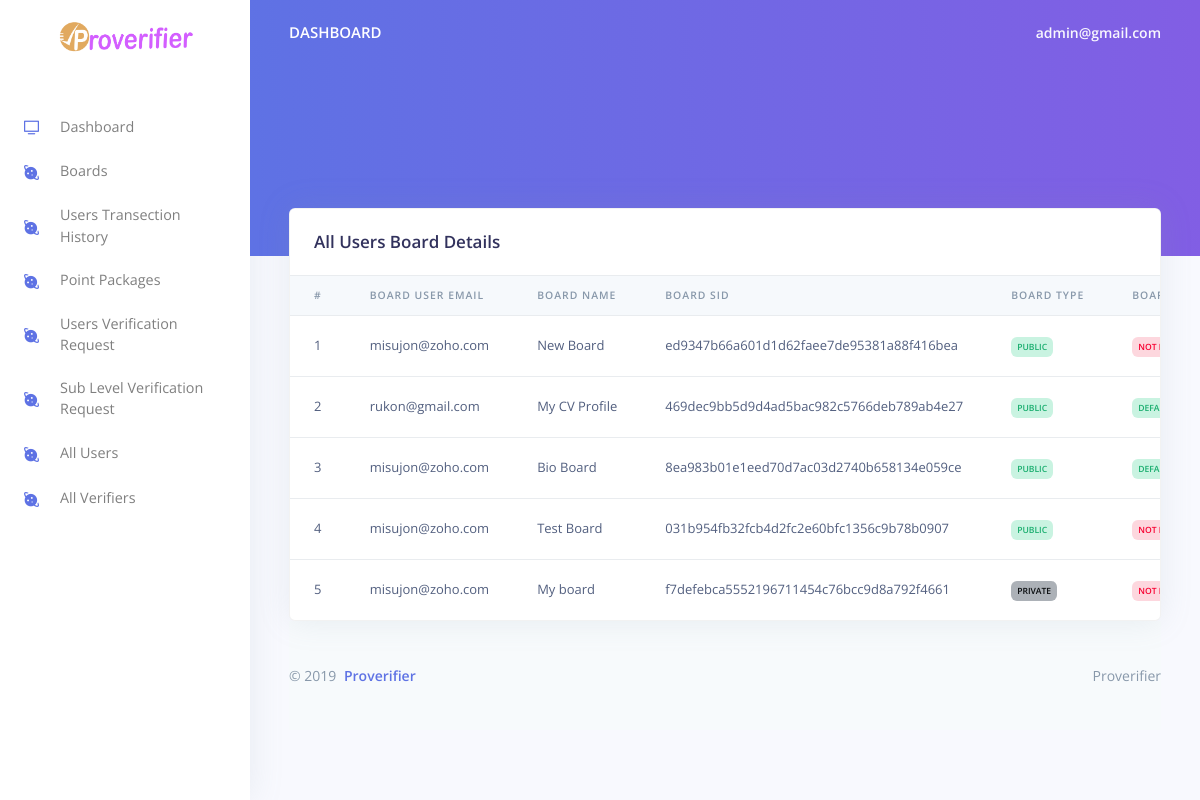
Page /admin/boards.php (signed in) on the committed database.
### tables this page shows
CREATE TABLE `board` (
  `id` int(11) NOT NULL,
  `user_id` int(11) NOT NULL,
  `board_name` varchar(100) NOT NULL,
  `board_content` text NOT NULL,
  `sid` text NOT NULL,
  `type` int(11) NOT NULL COMMENT '2 = private, 1 = public',
  `added` date NOT NULL,
  `default` int(11) NOT NULL DEFAULT '0' COMMENT '2 = not default, 1 = default',
  `verification_id` text NOT NULL
);

CREATE TABLE `users` (
  `id` int(11) NOT NULL,
  `name` varchar(100) NOT NULL,
  `email` text NOT NULL,
  `pass` text NOT NULL,
  `phone` varchar(15) NOT NULL,
  `dob` date NOT NULL,
  `country` varchar(100) NOT NULL,
  `address` text NOT NULL,
  `designation` varchar(100) NOT NULL,
  `bio` text NOT NULL,
  `picture` text NOT NULL,
  `signup_date` date NOT NULL,
  `status` int(11) NOT NULL DEFAULT '1' COMMENT '0 = Not Active, 1 = Active',
  `mypoints` int(11) NOT NULL
);

### admin/boards.php (the view, shortened to what this page needs)
<?php include_once 'includes/header.php';?>
<?php
function admin_boards_user($db, $id){
    $sql = mysqli_fetch_assoc(mysqli_query($db, "SELECT * FROM `users` WHERE `id` = '$id'"));
    return $sql;
}
?>
  <div class="main-content">
    <?php include_once 'includes/nav.php';?>
    <div class="header bg-gradient-primary pb-8 pt-5 pt-md-8">
    </div>
    <div class="container-fluid mt--7">
      <div class="row mt-5">
        <div class="col-xl-12 mb-5 mb-xl-0">
          <div class="card shadow">
            <div class="card-header border-0">
              <div class="row align-items-center">
                <div class="col">
                  <h3 class="mb-0">All Users Board Details</h3>
                </div>
              </div>
            </div>
            <div class="table-responsive">
              <table class="table align-items-center table-flush">
                <thead class="thead-light">
                  <tr>
                    <th scope="col">#</th>
                    <th scope="col">Board User Email</th>
                    <th scope="col">Board Name</th>
                    <th scope="col">Board Sid</th>
                    <th scope="col">Board Type</th>
                    <th scope="col">Board Status</th>
                  </tr>
                </thead>
                <tbody>
                <?php
                    $usql = mysqli_query($db, "SELECT * FROM `board` ORDER BY id DESC");
                    $i = 1;
                    while ($urow = mysqli_fetch_assoc($usql)){
                ?>
                  <tr>
                        <td><?=$i;?></td>
                        <td><?=admin_boards_user($db, $urow['user_id'])['email'];?></td>
                        <td><?=$urow['board_name'];?></td>
                        <td><?=$urow['sid'];?></td>
                        <td><?=($urow['type'] == 1)?'<div class="badge badge-success">Public</div>':'<div class="badge badge-dark">Private</div>';?></td>
                        <td><?=($urow['default'] == 1)?'<div class="badge badge-success">Default</div>':'<div class="badge badge-danger">Not Default</div>';?></td>
                  </tr>
                  <?php $i++;}?>
                </tbody>
              </table>
            </div>
          </div>
        </div>
      </div>
<?php include_once 'includes/footer.php';?>

### rows in the picture
board: user.email "misujon@zoho.com", board_name "New Board", sid "ed9347b66a601d1d62faee7de95381a88f416bea", type "PUBLIC", default "NOT…"
board: user.email "rukon@gmail.com", board_name "My CV Profile", sid "469dec9bb5d9d4ad5bac982c5766deb789ab4e27", type "PUBLIC", default "DEFAULT"
board: user.email "misujon@zoho.com", board_name "Bio Board", sid "8ea983b01e1eed70d7ac03d2740b658134e059ce", type "PUBLIC", default "DEFAULT"
board: user.email "misujon@zoho.com", board_name "Test Board", sid "031b954fb32fcb4d2fc2e60bfc1356c9b78b0907", type "PUBLIC", default "NOT…"
board: user.email "misujon@zoho.com", board_name "My board", sid "f7defebca5552196711454c76bcc9d8a792f4661", type "PRIVATE", default "NOT…"

### other values in the picture
$_SESSION['admin'] "admin@gmail.com"
